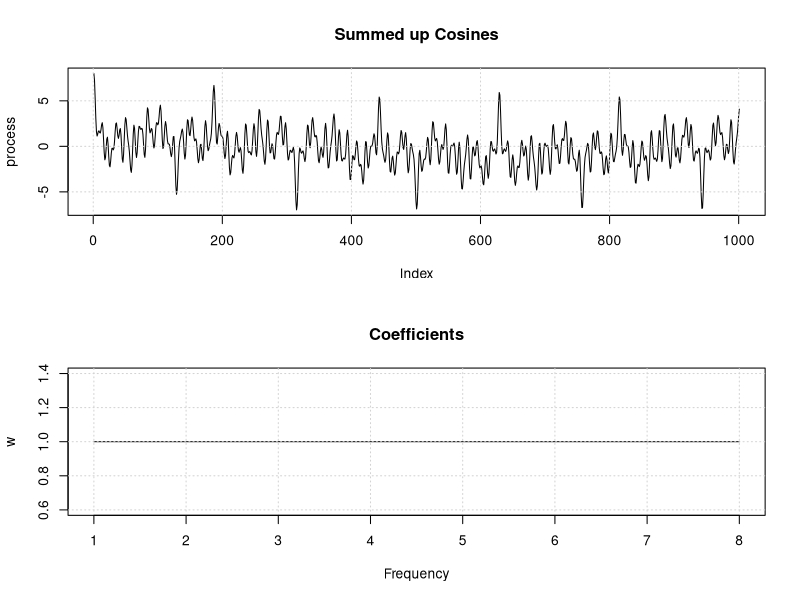
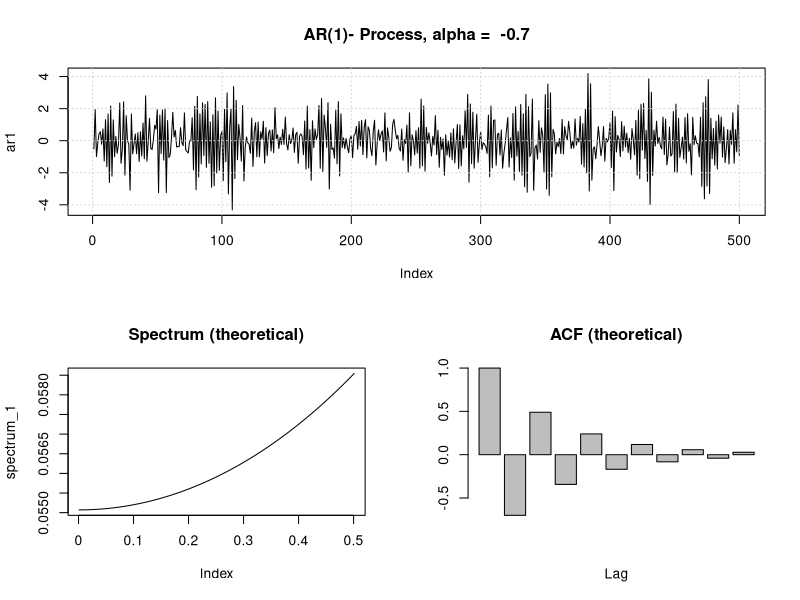

Write R code to recreate these figures, in order. (Note: this script raises an error after producing the figures.)
# Frequency Approach: Summing up Cosines 

wn <- c(1, 1, 1, 1, 1, 1, 1, 1)  # white noise
low <- c(4, 3.8, 3.6, 3.4, 3, 2.4, 1.8, 1)  # low frequency dominates
hi <- c(0, 0.1, 0.5, 1.5, 2.2, 3, 3.8, 4)  # high frequency dominates

# Choose weights
w <- wn
t <- seq(0, 10, 0.01)
# Sum up the cosines with different cycle frequencies
process <- w[1]* cos(0.5*t) + w[2]*cos(7*t) + w[3]*cos(13*t) + w[4]*cos(17*t) + 
          w[5]*cos(37*t) + w[6]*cos(51*t) + w[7]*cos(61*t) + w[8]*cos(91*t)

# Plot the resulting process and the chosen weights for cosines with different 
# frequencies
dev.new()
layout(matrix(c(1, 1, 2, 2), 2, 2, byrow = TRUE))
plot(process, type = "l", main = "Summed up Cosines")
grid()
plot(w, type = "l", main = "Coefficients", xaxt="n", xlab = "Frequency")
grid()
axis(1, at=1:8, labels=1:8)

# Theoretical Properties of an AR(1) - ACF vs. Spectrum

alpha <- -0.7
sigma <- 1

# Simulate AR-Process
ar1 = numeric(length = 500)
ar1[1] <- rnorm(1, 0, sigma)
for (i in 2:500){
  ar1[i] <- alpha*ar1[i-1] + rnorm(1, 0, sigma)
}

# Function to compute the Spectrum
ar1_spectrum <- function(omega, alpha){
  spc <- sigma/(2*pi*(1-2*alpha*cos(omega) + alpha^2))
  return(spc)
}

# Function to compute the ACF
ar1_acf <- function(lag, alpha){
  acc <- alpha^lag
  return(acc)
}

# Compute the Spectrum for alpha 
freqs <- seq(from = 0, to = 0.5, by = 0.001)
spectrum_1 <- ar1_spectrum(freqs, alpha)

# Compute the ACF for 10 lags
lags <- 0:10
acf_1 <- ar1_acf(lags, alpha)

# Plot Time Series, Spectrum and ACF to compare properties. 
dev.new()
layout(matrix(c(1, 1, 2, 3), 2, 2, byrow = TRUE))
plot(ar1, type = "l")
grid()
title(main = paste("AR(1)- Process, alpha = ", alpha))
plot(spectrum_1, type = "l", main = "Spectrum (theoretical)", xaxt="n")
axis(1, at = c(0, 100, 200, 300, 400, 500), 
     labels = c("0", "0.1", "0.2", "0.3", "0.4", "0.5"))
barplot(acf_1, main = "ACF (theoretical)", xlab = "Lag")


# A positive AR(1)-Coefficient means that two observations are postively
# correlated and yields a spectrum with high values near zero and low values 
# at 0.5. This indicates that the process is smooth in the time domain.
# The autocorrelation function is postive and decays geometrically towards zero.
# A negative AR(1)-coefficientreflects a negative correlation between two 
# realizations. This implies high values of the spectrum close to 0.5 and yields
# a process that is rough in the time domain. Stationarity implies that the 
# autocorrelation function also decays but it now shows an oscillating behavior. 

# Exercise 2 iv)
setwd("...")
data <- read_csv("mom.csv", col_names = FALSE)
momHicp <- data$X1

specHicp <- spectrum(momHicp, method = "ar", 
                     main = "Spectrum month-to-month Inflation")

# Pick value that maximizes the spectrum
peakIdx <- which.max(specHicp$spec)
peakFreq <- specHicp$freq[peakIdx]
print(peakFreq)
peakPeriod <- 1/peakFreq
print(peakPeriod)



